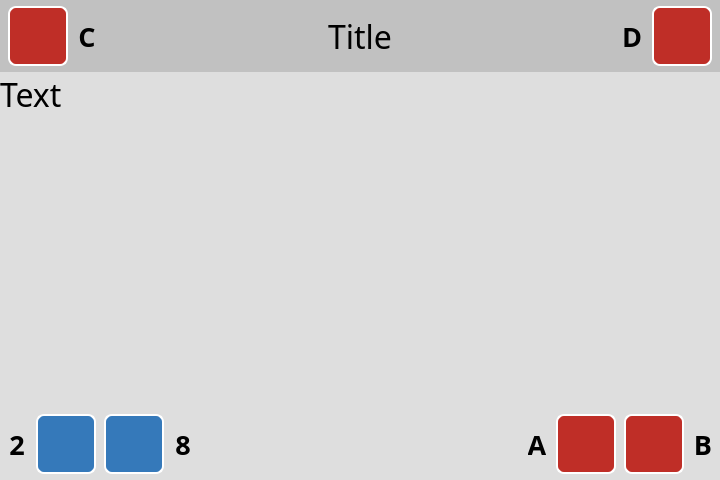
<?xml version="1.0" encoding="UTF-8"?>
<ui version="4.0">
 <class>Form</class>
 <widget class="QWidget" name="Form">
  <property name="geometry">
   <rect>
    <x>0</x>
    <y>0</y>
    <width>720</width>
    <height>480</height>
   </rect>
  </property>
  <property name="maximumSize">
   <size>
    <width>16777215</width>
    <height>16777215</height>
   </size>
  </property>
  <property name="windowTitle">
   <string>Form</string>
  </property>
  <property name="styleSheet">
   <string notr="true">background-color:#DEDEDE;</string>
  </property>
  <layout class="QHBoxLayout" name="horizontalLayout">
   <property name="spacing">
    <number>0</number>
   </property>
   <property name="leftMargin">
    <number>0</number>
   </property>
   <property name="topMargin">
    <number>0</number>
   </property>
   <property name="rightMargin">
    <number>0</number>
   </property>
   <property name="bottomMargin">
    <number>0</number>
   </property>
   <item>
    <widget class="QFrame" name="frame">
     <property name="sizePolicy">
      <sizepolicy hsizetype="Preferred" vsizetype="Preferred">
       <horstretch>1</horstretch>
       <verstretch>0</verstretch>
      </sizepolicy>
     </property>
     <property name="styleSheet">
      <string notr="true">QListView::item {margin: 4px; padding:5px; padding-left: 10px; background-color: white; border-radius: 6px }

QListView::item:selected {border-radius: 6px; color:black; background-color: #3579BA; margin: 4px; padding:5px; padding-left: 10px;  }

QListView{ background-color: transparent; outline: 0; }</string>
     </property>
     <property name="frameShape">
      <enum>QFrame::NoFrame</enum>
     </property>
     <property name="frameShadow">
      <enum>QFrame::Raised</enum>
     </property>
     <layout class="QVBoxLayout" name="verticalLayout_2">
      <property name="spacing">
       <number>0</number>
      </property>
      <property name="leftMargin">
       <number>0</number>
      </property>
      <property name="topMargin">
       <number>0</number>
      </property>
      <property name="rightMargin">
       <number>0</number>
      </property>
      <property name="bottomMargin">
       <number>0</number>
      </property>
      <item>
       <widget class="QFrame" name="top_bar">
        <property name="minimumSize">
         <size>
          <width>0</width>
          <height>72</height>
         </size>
        </property>
        <property name="maximumSize">
         <size>
          <width>16777215</width>
          <height>72</height>
         </size>
        </property>
        <property name="styleSheet">
         <string notr="true">background-color: #C1C1c1</string>
        </property>
        <property name="frameShape">
         <enum>QFrame::NoFrame</enum>
        </property>
        <property name="frameShadow">
         <enum>QFrame::Plain</enum>
        </property>
        <property name="lineWidth">
         <number>0</number>
        </property>
        <layout class="QHBoxLayout" name="horizontalLayout_14">
         <property name="spacing">
          <number>8</number>
         </property>
         <property name="leftMargin">
          <number>8</number>
         </property>
         <property name="topMargin">
          <number>0</number>
         </property>
         <property name="rightMargin">
          <number>8</number>
         </property>
         <property name="bottomMargin">
          <number>0</number>
         </property>
         <item>
          <widget class="QFrame" name="frame_btn_c_out">
           <property name="minimumSize">
            <size>
             <width>0</width>
             <height>0</height>
            </size>
           </property>
           <property name="maximumSize">
            <size>
             <width>98</width>
             <height>16777215</height>
            </size>
           </property>
           <property name="frameShape">
            <enum>QFrame::NoFrame</enum>
           </property>
           <property name="frameShadow">
            <enum>QFrame::Raised</enum>
           </property>
           <layout class="QHBoxLayout" name="horizontalLayout_13">
            <property name="spacing">
             <number>10</number>
            </property>
            <property name="leftMargin">
             <number>0</number>
            </property>
            <property name="topMargin">
             <number>0</number>
            </property>
            <property name="rightMargin">
             <number>0</number>
            </property>
            <property name="bottomMargin">
             <number>0</number>
            </property>
            <item>
             <widget class="QFrame" name="frame_btn_c">
              <property name="minimumSize">
               <size>
                <width>60</width>
                <height>60</height>
               </size>
              </property>
              <property name="maximumSize">
               <size>
                <width>60</width>
                <height>60</height>
               </size>
              </property>
              <property name="styleSheet">
               <string notr="true">background-color: #BF2E27;
color: white;
border: 2px solid white;
border-radius: 8px;</string>
              </property>
              <property name="frameShape">
               <enum>QFrame::StyledPanel</enum>
              </property>
              <property name="frameShadow">
               <enum>QFrame::Raised</enum>
              </property>
              <layout class="QGridLayout" name="gridLayout_13">
               <item row="1" column="1">
                <widget class="QLabel" name="icon_btn_c">
                 <property name="font">
                  <font>
                   <pointsize>24</pointsize>
                  </font>
                 </property>
                 <property name="styleSheet">
                  <string notr="true">border: None;</string>
                 </property>
                 <property name="text">
                  <string/>
                 </property>
                 <property name="pixmap">
                  <pixmap>../img/32/white/close-fill.svg</pixmap>
                 </property>
                 <property name="alignment">
                  <set>Qt::AlignCenter</set>
                 </property>
                </widget>
               </item>
              </layout>
             </widget>
            </item>
            <item>
             <widget class="QLabel" name="label_btn_c">
              <property name="minimumSize">
               <size>
                <width>18</width>
                <height>0</height>
               </size>
              </property>
              <property name="maximumSize">
               <size>
                <width>18</width>
                <height>16777215</height>
               </size>
              </property>
              <property name="font">
               <font>
                <family>Ubuntu Condensed</family>
                <pointsize>20</pointsize>
                <weight>75</weight>
                <bold>true</bold>
               </font>
              </property>
              <property name="styleSheet">
               <string notr="true">border: None;</string>
              </property>
              <property name="text">
               <string>C</string>
              </property>
              <property name="alignment">
               <set>Qt::AlignCenter</set>
              </property>
             </widget>
            </item>
            <item>
             <spacer name="horizontalSpacer">
              <property name="orientation">
               <enum>Qt::Horizontal</enum>
              </property>
              <property name="sizeHint" stdset="0">
               <size>
                <width>40</width>
                <height>20</height>
               </size>
              </property>
             </spacer>
            </item>
           </layout>
          </widget>
         </item>
         <item>
          <widget class="QFrame" name="spacer_c">
           <property name="minimumSize">
            <size>
             <width>98</width>
             <height>0</height>
            </size>
           </property>
           <property name="maximumSize">
            <size>
             <width>86</width>
             <height>16777215</height>
            </size>
           </property>
           <property name="frameShape">
            <enum>QFrame::NoFrame</enum>
           </property>
           <property name="frameShadow">
            <enum>QFrame::Raised</enum>
           </property>
          </widget>
         </item>
         <item>
          <spacer name="horizontalSpacer_22">
           <property name="orientation">
            <enum>Qt::Horizontal</enum>
           </property>
           <property name="sizeHint" stdset="0">
            <size>
             <width>40</width>
             <height>20</height>
            </size>
           </property>
          </spacer>
         </item>
         <item>
          <widget class="QLabel" name="label_title">
           <property name="font">
            <font>
             <family>Ubuntu Condensed</family>
             <pointsize>24</pointsize>
             <weight>50</weight>
             <italic>false</italic>
             <bold>false</bold>
            </font>
           </property>
           <property name="text">
            <string>Title</string>
           </property>
           <property name="indent">
            <number>0</number>
           </property>
          </widget>
         </item>
         <item>
          <spacer name="horizontalSpacer_21">
           <property name="orientation">
            <enum>Qt::Horizontal</enum>
           </property>
           <property name="sizeHint" stdset="0">
            <size>
             <width>40</width>
             <height>20</height>
            </size>
           </property>
          </spacer>
         </item>
         <item>
          <widget class="QFrame" name="spacer_d">
           <property name="minimumSize">
            <size>
             <width>98</width>
             <height>0</height>
            </size>
           </property>
           <property name="maximumSize">
            <size>
             <width>86</width>
             <height>16777215</height>
            </size>
           </property>
           <property name="frameShape">
            <enum>QFrame::NoFrame</enum>
           </property>
           <property name="frameShadow">
            <enum>QFrame::Raised</enum>
           </property>
          </widget>
         </item>
         <item>
          <widget class="QFrame" name="frame_btn_d_out">
           <property name="minimumSize">
            <size>
             <width>98</width>
             <height>0</height>
            </size>
           </property>
           <property name="maximumSize">
            <size>
             <width>98</width>
             <height>16777215</height>
            </size>
           </property>
           <property name="frameShape">
            <enum>QFrame::NoFrame</enum>
           </property>
           <property name="frameShadow">
            <enum>QFrame::Raised</enum>
           </property>
           <layout class="QHBoxLayout" name="horizontalLayout_11">
            <property name="spacing">
             <number>10</number>
            </property>
            <property name="leftMargin">
             <number>0</number>
            </property>
            <property name="topMargin">
             <number>0</number>
            </property>
            <property name="rightMargin">
             <number>0</number>
            </property>
            <property name="bottomMargin">
             <number>0</number>
            </property>
            <item>
             <spacer name="horizontalSpacer_2">
              <property name="orientation">
               <enum>Qt::Horizontal</enum>
              </property>
              <property name="sizeHint" stdset="0">
               <size>
                <width>40</width>
                <height>20</height>
               </size>
              </property>
             </spacer>
            </item>
            <item>
             <widget class="QLabel" name="label_btn_d">
              <property name="minimumSize">
               <size>
                <width>0</width>
                <height>0</height>
               </size>
              </property>
              <property name="font">
               <font>
                <family>Ubuntu Condensed</family>
                <pointsize>20</pointsize>
                <weight>75</weight>
                <bold>true</bold>
               </font>
              </property>
              <property name="styleSheet">
               <string notr="true">border: None;</string>
              </property>
              <property name="text">
               <string>D</string>
              </property>
              <property name="alignment">
               <set>Qt::AlignCenter</set>
              </property>
             </widget>
            </item>
            <item>
             <widget class="QFrame" name="frame_btn_d">
              <property name="minimumSize">
               <size>
                <width>60</width>
                <height>60</height>
               </size>
              </property>
              <property name="maximumSize">
               <size>
                <width>60</width>
                <height>60</height>
               </size>
              </property>
              <property name="styleSheet">
               <string notr="true">background-color: #BF2E27;
color: white;
border: 2px solid white;
border-radius: 8px;</string>
              </property>
              <property name="frameShape">
               <enum>QFrame::StyledPanel</enum>
              </property>
              <property name="frameShadow">
               <enum>QFrame::Raised</enum>
              </property>
              <layout class="QGridLayout" name="gridLayout_12">
               <item row="1" column="1">
                <widget class="QLabel" name="icon_btn_d">
                 <property name="font">
                  <font>
                   <pointsize>24</pointsize>
                  </font>
                 </property>
                 <property name="styleSheet">
                  <string notr="true">border: None;</string>
                 </property>
                 <property name="text">
                  <string/>
                 </property>
                 <property name="pixmap">
                  <pixmap>../img/32/white/check-fill.svg</pixmap>
                 </property>
                 <property name="alignment">
                  <set>Qt::AlignCenter</set>
                 </property>
                </widget>
               </item>
              </layout>
             </widget>
            </item>
           </layout>
          </widget>
         </item>
        </layout>
       </widget>
      </item>
      <item>
       <widget class="QFrame" name="frame_3">
        <property name="sizePolicy">
         <sizepolicy hsizetype="Preferred" vsizetype="Preferred">
          <horstretch>0</horstretch>
          <verstretch>1</verstretch>
         </sizepolicy>
        </property>
        <property name="frameShape">
         <enum>QFrame::NoFrame</enum>
        </property>
        <property name="frameShadow">
         <enum>QFrame::Raised</enum>
        </property>
        <layout class="QVBoxLayout" name="verticalLayout_3">
         <property name="spacing">
          <number>0</number>
         </property>
         <property name="leftMargin">
          <number>0</number>
         </property>
         <property name="topMargin">
          <number>0</number>
         </property>
         <property name="rightMargin">
          <number>0</number>
         </property>
         <property name="bottomMargin">
          <number>0</number>
         </property>
         <item>
          <widget class="QLabel" name="label_text">
           <property name="font">
            <font>
             <family>Ubuntu Condensed</family>
             <pointsize>24</pointsize>
             <weight>50</weight>
             <italic>false</italic>
             <bold>false</bold>
            </font>
           </property>
           <property name="text">
            <string>Text</string>
           </property>
           <property name="alignment">
            <set>Qt::AlignLeading|Qt::AlignLeft|Qt::AlignTop</set>
           </property>
           <property name="wordWrap">
            <bool>true</bool>
           </property>
           <property name="margin">
            <number>40</number>
           </property>
           <property name="indent">
            <number>0</number>
           </property>
          </widget>
         </item>
        </layout>
       </widget>
      </item>
      <item>
       <widget class="QFrame" name="bottom_bar">
        <property name="minimumSize">
         <size>
          <width>0</width>
          <height>72</height>
         </size>
        </property>
        <property name="maximumSize">
         <size>
          <width>16777215</width>
          <height>72</height>
         </size>
        </property>
        <property name="styleSheet">
         <string notr="true"/>
        </property>
        <property name="frameShape">
         <enum>QFrame::NoFrame</enum>
        </property>
        <property name="frameShadow">
         <enum>QFrame::Plain</enum>
        </property>
        <property name="lineWidth">
         <number>0</number>
        </property>
        <layout class="QHBoxLayout" name="horizontalLayout_20">
         <property name="spacing">
          <number>8</number>
         </property>
         <property name="leftMargin">
          <number>8</number>
         </property>
         <property name="topMargin">
          <number>0</number>
         </property>
         <property name="rightMargin">
          <number>8</number>
         </property>
         <property name="bottomMargin">
          <number>0</number>
         </property>
         <item>
          <widget class="QFrame" name="frame_btn_2_out">
           <property name="minimumSize">
            <size>
             <width>0</width>
             <height>0</height>
            </size>
           </property>
           <property name="maximumSize">
            <size>
             <width>98</width>
             <height>16777215</height>
            </size>
           </property>
           <property name="frameShape">
            <enum>QFrame::NoFrame</enum>
           </property>
           <property name="frameShadow">
            <enum>QFrame::Raised</enum>
           </property>
           <layout class="QHBoxLayout" name="horizontalLayout_2">
            <property name="spacing">
             <number>10</number>
            </property>
            <property name="leftMargin">
             <number>0</number>
            </property>
            <property name="topMargin">
             <number>0</number>
            </property>
            <property name="rightMargin">
             <number>0</number>
            </property>
            <property name="bottomMargin">
             <number>0</number>
            </property>
            <item>
             <widget class="QLabel" name="label_btn_2">
              <property name="minimumSize">
               <size>
                <width>18</width>
                <height>0</height>
               </size>
              </property>
              <property name="maximumSize">
               <size>
                <width>18</width>
                <height>16777215</height>
               </size>
              </property>
              <property name="font">
               <font>
                <family>Ubuntu Condensed</family>
                <pointsize>20</pointsize>
                <weight>75</weight>
                <bold>true</bold>
               </font>
              </property>
              <property name="styleSheet">
               <string notr="true">border: None;</string>
              </property>
              <property name="text">
               <string>2</string>
              </property>
              <property name="alignment">
               <set>Qt::AlignCenter</set>
              </property>
             </widget>
            </item>
            <item>
             <widget class="QFrame" name="frame_btn_2">
              <property name="minimumSize">
               <size>
                <width>60</width>
                <height>60</height>
               </size>
              </property>
              <property name="maximumSize">
               <size>
                <width>60</width>
                <height>60</height>
               </size>
              </property>
              <property name="styleSheet">
               <string notr="true">background-color: #3579BA;
color: white;
border: 2px solid white;
border-radius: 8px;</string>
              </property>
              <property name="frameShape">
               <enum>QFrame::StyledPanel</enum>
              </property>
              <property name="frameShadow">
               <enum>QFrame::Raised</enum>
              </property>
              <layout class="QGridLayout" name="gridLayout_5">
               <item row="1" column="1">
                <widget class="QLabel" name="icon_btn_2">
                 <property name="font">
                  <font>
                   <pointsize>24</pointsize>
                  </font>
                 </property>
                 <property name="styleSheet">
                  <string notr="true">border: None;</string>
                 </property>
                 <property name="text">
                  <string/>
                 </property>
                 <property name="pixmap">
                  <pixmap>../img/32/white/triangle-up.svg</pixmap>
                 </property>
                 <property name="alignment">
                  <set>Qt::AlignCenter</set>
                 </property>
                </widget>
               </item>
              </layout>
             </widget>
            </item>
           </layout>
          </widget>
         </item>
         <item>
          <widget class="QFrame" name="frame_btn_8_out">
           <property name="minimumSize">
            <size>
             <width>98</width>
             <height>0</height>
            </size>
           </property>
           <property name="maximumSize">
            <size>
             <width>98</width>
             <height>16777215</height>
            </size>
           </property>
           <property name="frameShape">
            <enum>QFrame::NoFrame</enum>
           </property>
           <property name="frameShadow">
            <enum>QFrame::Raised</enum>
           </property>
           <layout class="QHBoxLayout" name="horizontalLayout_3">
            <property name="spacing">
             <number>10</number>
            </property>
            <property name="leftMargin">
             <number>0</number>
            </property>
            <property name="topMargin">
             <number>0</number>
            </property>
            <property name="rightMargin">
             <number>0</number>
            </property>
            <property name="bottomMargin">
             <number>0</number>
            </property>
            <item>
             <widget class="QFrame" name="frame_btn_8">
              <property name="minimumSize">
               <size>
                <width>60</width>
                <height>60</height>
               </size>
              </property>
              <property name="maximumSize">
               <size>
                <width>60</width>
                <height>60</height>
               </size>
              </property>
              <property name="styleSheet">
               <string notr="true">background-color: #3579BA;
color: white;
border: 2px solid white;
border-radius: 8px;</string>
              </property>
              <property name="frameShape">
               <enum>QFrame::StyledPanel</enum>
              </property>
              <property name="frameShadow">
               <enum>QFrame::Raised</enum>
              </property>
              <layout class="QGridLayout" name="gridLayout_6">
               <item row="1" column="1">
                <widget class="QLabel" name="icon_btn_8">
                 <property name="font">
                  <font>
                   <pointsize>24</pointsize>
                  </font>
                 </property>
                 <property name="styleSheet">
                  <string notr="true">border: None;</string>
                 </property>
                 <property name="text">
                  <string/>
                 </property>
                 <property name="pixmap">
                  <pixmap>../img/32/white/triangle-down.svg</pixmap>
                 </property>
                 <property name="alignment">
                  <set>Qt::AlignCenter</set>
                 </property>
                </widget>
               </item>
              </layout>
             </widget>
            </item>
            <item>
             <widget class="QLabel" name="label_btn_8">
              <property name="minimumSize">
               <size>
                <width>18</width>
                <height>0</height>
               </size>
              </property>
              <property name="maximumSize">
               <size>
                <width>18</width>
                <height>16777215</height>
               </size>
              </property>
              <property name="font">
               <font>
                <family>Ubuntu Condensed</family>
                <pointsize>20</pointsize>
                <weight>75</weight>
                <bold>true</bold>
               </font>
              </property>
              <property name="styleSheet">
               <string notr="true">border: None;</string>
              </property>
              <property name="text">
               <string>8</string>
              </property>
              <property name="alignment">
               <set>Qt::AlignCenter</set>
              </property>
             </widget>
            </item>
            <item>
             <spacer name="horizontalSpacer_4">
              <property name="orientation">
               <enum>Qt::Horizontal</enum>
              </property>
              <property name="sizeHint" stdset="0">
               <size>
                <width>40</width>
                <height>20</height>
               </size>
              </property>
             </spacer>
            </item>
           </layout>
          </widget>
         </item>
         <item>
          <spacer name="horizontalSpacer_27">
           <property name="orientation">
            <enum>Qt::Horizontal</enum>
           </property>
           <property name="sizeHint" stdset="0">
            <size>
             <width>40</width>
             <height>20</height>
            </size>
           </property>
          </spacer>
         </item>
         <item>
          <widget class="QFrame" name="frame_btn_a_out">
           <property name="minimumSize">
            <size>
             <width>98</width>
             <height>0</height>
            </size>
           </property>
           <property name="maximumSize">
            <size>
             <width>98</width>
             <height>16777215</height>
            </size>
           </property>
           <property name="frameShape">
            <enum>QFrame::NoFrame</enum>
           </property>
           <property name="frameShadow">
            <enum>QFrame::Raised</enum>
           </property>
           <layout class="QHBoxLayout" name="horizontalLayout_22">
            <property name="spacing">
             <number>10</number>
            </property>
            <property name="leftMargin">
             <number>0</number>
            </property>
            <property name="topMargin">
             <number>0</number>
            </property>
            <property name="rightMargin">
             <number>0</number>
            </property>
            <property name="bottomMargin">
             <number>0</number>
            </property>
            <item>
             <spacer name="horizontalSpacer_5">
              <property name="orientation">
               <enum>Qt::Horizontal</enum>
              </property>
              <property name="sizeHint" stdset="0">
               <size>
                <width>40</width>
                <height>20</height>
               </size>
              </property>
             </spacer>
            </item>
            <item>
             <widget class="QLabel" name="label_btn_a">
              <property name="minimumSize">
               <size>
                <width>18</width>
                <height>0</height>
               </size>
              </property>
              <property name="maximumSize">
               <size>
                <width>18</width>
                <height>16777215</height>
               </size>
              </property>
              <property name="font">
               <font>
                <family>Ubuntu Condensed</family>
                <pointsize>20</pointsize>
                <weight>75</weight>
                <bold>true</bold>
               </font>
              </property>
              <property name="styleSheet">
               <string notr="true">border: None;</string>
              </property>
              <property name="text">
               <string>A</string>
              </property>
              <property name="alignment">
               <set>Qt::AlignCenter</set>
              </property>
             </widget>
            </item>
            <item>
             <widget class="QFrame" name="frame_btn_a">
              <property name="minimumSize">
               <size>
                <width>60</width>
                <height>60</height>
               </size>
              </property>
              <property name="maximumSize">
               <size>
                <width>60</width>
                <height>60</height>
               </size>
              </property>
              <property name="styleSheet">
               <string notr="true">background-color: #BF2E27;
color: white;
border: 2px solid white;
border-radius: 8px;</string>
              </property>
              <property name="frameShape">
               <enum>QFrame::StyledPanel</enum>
              </property>
              <property name="frameShadow">
               <enum>QFrame::Raised</enum>
              </property>
              <layout class="QGridLayout" name="gridLayout_19">
               <item row="0" column="0">
                <widget class="QLabel" name="icon_btn_a">
                 <property name="font">
                  <font>
                   <pointsize>24</pointsize>
                  </font>
                 </property>
                 <property name="styleSheet">
                  <string notr="true">border: None;</string>
                 </property>
                 <property name="text">
                  <string/>
                 </property>
                 <property name="pixmap">
                  <pixmap>../img/32/white/delete-bin-fill.svg</pixmap>
                 </property>
                 <property name="alignment">
                  <set>Qt::AlignCenter</set>
                 </property>
                </widget>
               </item>
              </layout>
             </widget>
            </item>
           </layout>
          </widget>
         </item>
         <item>
          <widget class="QFrame" name="frame_btn_b_out">
           <property name="minimumSize">
            <size>
             <width>0</width>
             <height>0</height>
            </size>
           </property>
           <property name="maximumSize">
            <size>
             <width>98</width>
             <height>16777215</height>
            </size>
           </property>
           <property name="frameShape">
            <enum>QFrame::NoFrame</enum>
           </property>
           <property name="frameShadow">
            <enum>QFrame::Raised</enum>
           </property>
           <layout class="QHBoxLayout" name="horizontalLayout_21">
            <property name="spacing">
             <number>10</number>
            </property>
            <property name="leftMargin">
             <number>0</number>
            </property>
            <property name="topMargin">
             <number>0</number>
            </property>
            <property name="rightMargin">
             <number>0</number>
            </property>
            <property name="bottomMargin">
             <number>0</number>
            </property>
            <item>
             <widget class="QFrame" name="frame_btn_b">
              <property name="minimumSize">
               <size>
                <width>60</width>
                <height>60</height>
               </size>
              </property>
              <property name="maximumSize">
               <size>
                <width>60</width>
                <height>60</height>
               </size>
              </property>
              <property name="styleSheet">
               <string notr="true">background-color: #BF2E27;
color: white;
border: 2px solid white;
border-radius: 8px;</string>
              </property>
              <property name="frameShape">
               <enum>QFrame::StyledPanel</enum>
              </property>
              <property name="frameShadow">
               <enum>QFrame::Raised</enum>
              </property>
              <layout class="QGridLayout" name="gridLayout_18">
               <item row="1" column="1">
                <widget class="QLabel" name="icon_btn_b">
                 <property name="font">
                  <font>
                   <pointsize>24</pointsize>
                  </font>
                 </property>
                 <property name="styleSheet">
                  <string notr="true">border: None;</string>
                 </property>
                 <property name="text">
                  <string/>
                 </property>
                 <property name="pixmap">
                  <pixmap>../img/32/white/edit-fill.svg</pixmap>
                 </property>
                 <property name="alignment">
                  <set>Qt::AlignCenter</set>
                 </property>
                </widget>
               </item>
              </layout>
             </widget>
            </item>
            <item>
             <widget class="QLabel" name="label_btn_b">
              <property name="minimumSize">
               <size>
                <width>18</width>
                <height>0</height>
               </size>
              </property>
              <property name="maximumSize">
               <size>
                <width>18</width>
                <height>16777215</height>
               </size>
              </property>
              <property name="font">
               <font>
                <family>Ubuntu Condensed</family>
                <pointsize>20</pointsize>
                <weight>75</weight>
                <bold>true</bold>
               </font>
              </property>
              <property name="styleSheet">
               <string notr="true">border: None;</string>
              </property>
              <property name="text">
               <string>B</string>
              </property>
              <property name="alignment">
               <set>Qt::AlignCenter</set>
              </property>
             </widget>
            </item>
           </layout>
          </widget>
         </item>
        </layout>
       </widget>
      </item>
     </layout>
    </widget>
   </item>
  </layout>
 </widget>
 <resources/>
 <connections/>
</ui>
